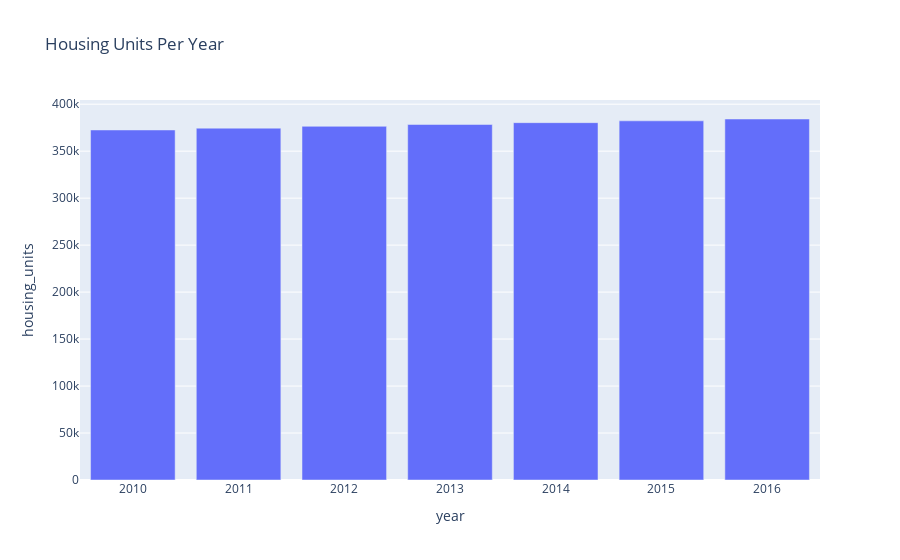

Notebook code for this chart:
### Markdown cell above
# Debugging

Note: Some of the Plotly express plots may not render in the notebook through the panel functions.

However, you can test each plot by uncommenting the following code

### Code cell
housing_units_per_year()

### Figure 1 — Plotly figure (JSON) as saved in the notebook; plotly's stock layout.template omitted (floating-point values rounded to 4 significant figures)
{"data": [{"alignmentgroup": "True", "hovertemplate": "year=%{x}<br>housing_units=%{y}<extra></extra>", "legendgroup": "", "marker": {"color": "#636efa", "pattern": {"shape": ""}}, "name": "", "offsetgroup": "", "orientation": "v", "showlegend": false, "textposition": "auto", "type": "bar", "x": [2010, 2011, 2012, 2013, 2014, 2015, 2016], "xaxis": "x", "y": [372560, 374507, 376454, 378401, 380348, 382295, 384242], "yaxis": "y"}], "layout": {"autosize": true, "barmode": "relative", "legend": {"tracegroupgap": 0}, "title": {"text": "Housing Units Per Year"}, "xaxis": {"anchor": "y", "autorange": true, "domain": [0, 1], "range": [2010.0, 2016.0], "title": {"text": "year"}, "type": "linear"}, "yaxis": {"anchor": "x", "autorange": true, "domain": [0, 1], "range": [0, 404500.0], "title": {"text": "housing_units"}, "type": "linear"}}}
